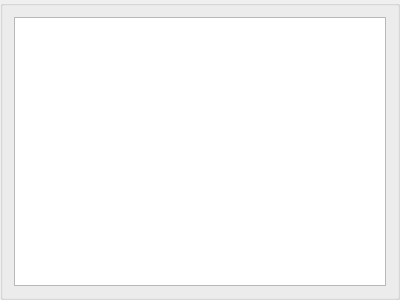
<?xml version="1.0" encoding="UTF-8"?>
<ui version="4.0">
 <class>TableView</class>
 <widget class="QGroupBox" name="TableView">
  <property name="geometry">
   <rect>
    <x>0</x>
    <y>0</y>
    <width>400</width>
    <height>300</height>
   </rect>
  </property>
  <layout class="QVBoxLayout" name="verticalLayout">
   <item>
    <widget class="QTableView" name="tableView"/>
   </item>
  </layout>
 </widget>
 <resources/>
 <connections/>
</ui>
